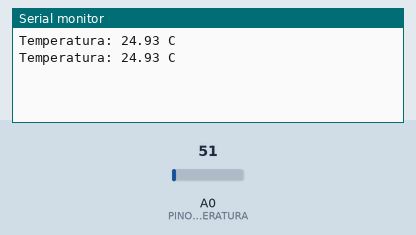
This sketch was run on a simulated Arduino Uno, built with avr-gcc and run on an emulated ATmega328P. Shown: the last lines printed to the serial monitor. The test bench sets the inputs (shaded band); at power-on: A0 (PINO_SENSOR_TEMPERATURA) = 51.

Above: at 2.8 s.
2.9 s: A0 (PINO_SENSOR_TEMPERATURA) set to 61
At 4.7 s:
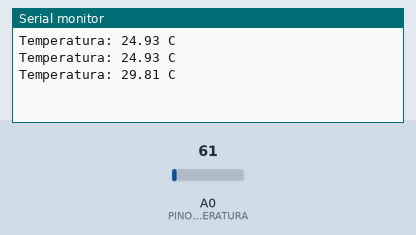
5.6 s: A0 (PINO_SENSOR_TEMPERATURA) set to 71
At 7.4 s:
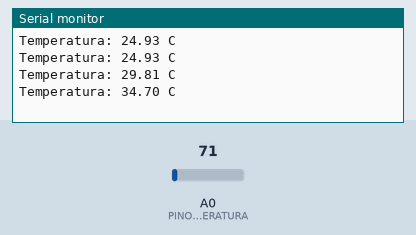
Timing chart, 0 to 8.9 s (numbered marks = the images above; inputs shaded):
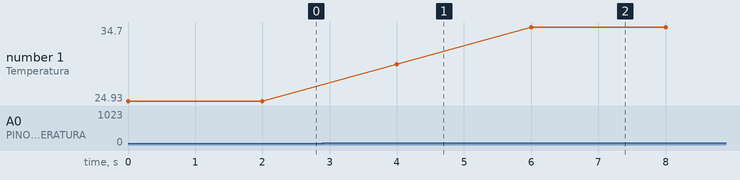

Measured:
- after the input at 2.9 s, the serial monitor: prints a new line after 1.1 s (image 1)
- after the input at 5.6 s, the serial monitor: prints a new line after 0.40 s (image 2)
- plotted number 1: 24.93 → 29.81 after the input at 2.9 s, 29.81 → 34.7 after the input at 5.6 s

The sketch:

SensorPI.ino
```cpp
// variavel da porta que está conectada no arduino
const int PINO_SENSOR_TEMPERATURA = A0;

//variavel que armazena o calculo da temperatura
float temperaturaCelsius;

//inicialização de conexão
void setup() {
  Serial.begin(9600); //9600 é valor padrão
}
// função
void loop() {
  // pegando valor da porta conectada
  int valorLeitura = analogRead(PINO_SENSOR_TEMPERATURA);
  //calculo de temperatura (1023 é valor padrão de conversão de temperatura)
  temperaturaCelsius = (valorLeitura * 5.0/1023.0)/ 0.01;

// output
  Serial.print("Temperatura: ");
  Serial.print(temperaturaCelsius);
  Serial.print(" C \n");
  // delay funciona em milisegundos, entao 2000 equivale a 2 segundos
  delay(2000);
}
```
